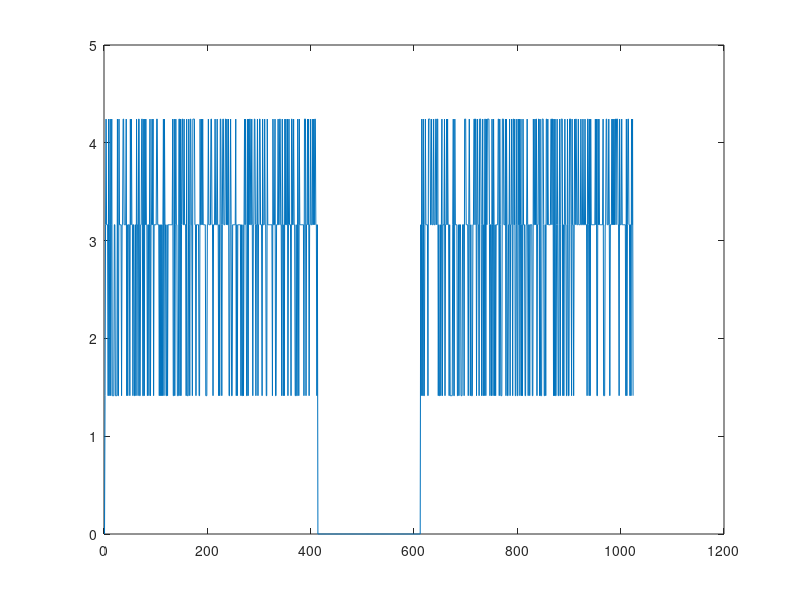
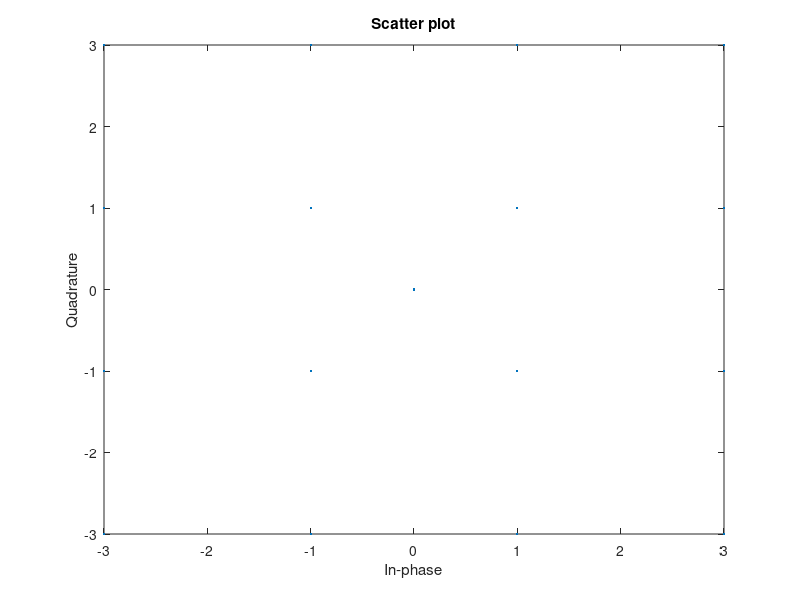
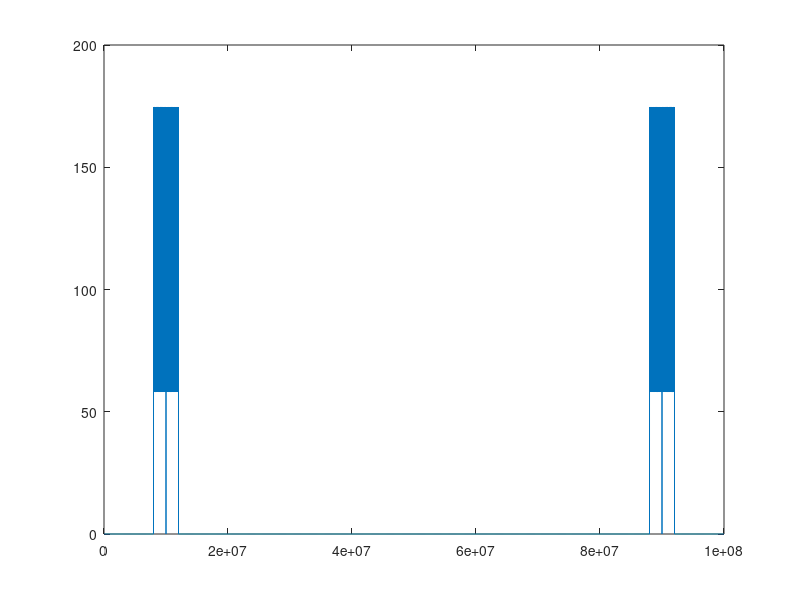
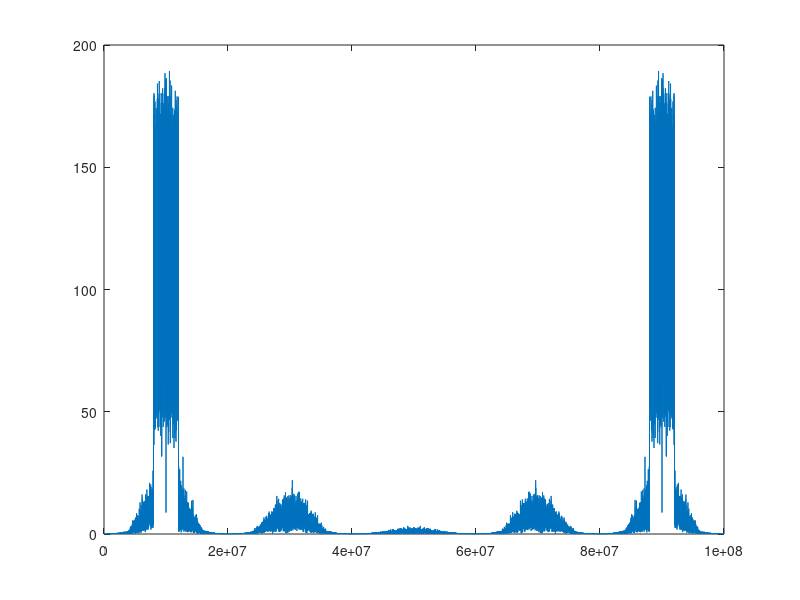

MATLAB code to generate these figures, in order:
pkg load communications;
clearvars; close all; clc;

t = 0:0.001:pi;
f = 10;
sig = 0.6*sin(2*pi*f*t);

# sig2 = qammod(randint(1, 1000, [0, 15]), 16);


# OFDM

pkg load communications;
clearvars; close all; clc;

guards = 100;
fft_size = 1024;
interpolated_size = fft_size*20;
sig_ofdm = zeros(1, fft_size);
sc_num = fft_size - guards*2;
sig2 = qammod(randint(1, sc_num, [0, 15]), 16);

sig_ofdm(guards + 1:fft_size/2) = sig2(1:sc_num/2);
sig_ofdm(fft_size/2 + 1) = complex(0, 0);
sig_ofdm(fft_size/2 + 2:end-guards + 1) = sig2(sc_num/2 + 1:end);

sig_ofdm_shifted = fftshift(sig_ofdm);
sig_ofdm_shifted = [sig_ofdm_shifted(1:fft_size/2), complex(zeros(1, interpolated_size - fft_size)), sig_ofdm_shifted(fft_size/2 + 1: end)];

sig_ofdm_shifted_time = ifft(sig_ofdm_shifted);


figure;
plot(abs(fftshift(sig_ofdm)));

scatterplot(sig_ofdm);


fs = 100e6;
fc = 10e6;
t = 0:1/fs:(interpolated_size - 1)/fs;

freqline = 0:fs/interpolated_size:fs - 1;

% TX

Q_carr = -sin(2*pi*fc*t);
I_carr = cos(2*pi*fc*t);

rf_sig_ofdm = real(sig_ofdm_shifted_time).*I_carr + imag(sig_ofdm_shifted_time).*Q_carr;
m = max(abs(rf_sig_ofdm));
k = 1/m;
rf_sig_ofdm = rf_sig_ofdm*k;

figure;
plot(freqline, abs(fft(rf_sig_ofdm)));



% PA model
A = 1.2;
B = 1.43;
r = -1:0.1:1;

PA_saleh = @(r) (A*r)./(1 + B*(r.^2));


% PA model end

rf_sig_ofdm = PA_saleh(rf_sig_ofdm);


figure;
plot(freqline, abs(fft(rf_sig_ofdm)));

% RX

scatterplot(fft(rf_sig_ofdm));



y = PA_saleh(r);


figure;
plot(r, y);
grid on;

return;

figure;
plot(t, sig);
grid on;

figure;
plot(t, PA_saleh(sig));
grid on;



scatterplot(PA_saleh(sig2));


max(abs(sig2))
